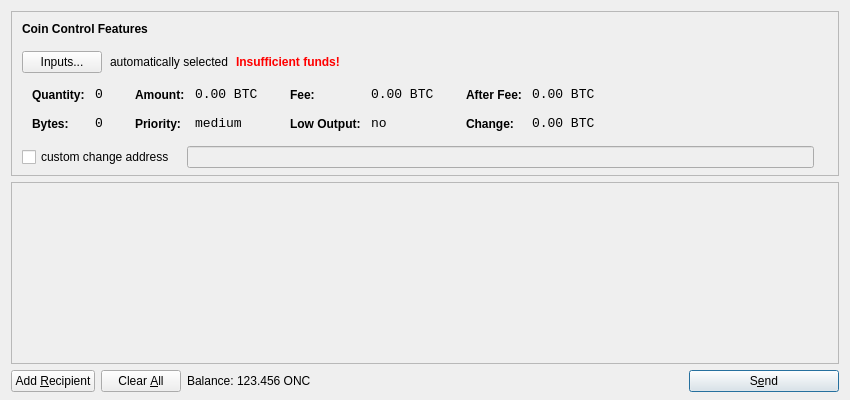
<?xml version="1.0" encoding="UTF-8"?>
<ui version="4.0">
 <class>SendCoinsDialog</class>
 <widget class="QDialog" name="SendCoinsDialog">
  <property name="geometry">
   <rect>
    <x>0</x>
    <y>0</y>
    <width>850</width>
    <height>400</height>
   </rect>
  </property>
  <property name="windowTitle">
   <string>Send Coins</string>
  </property>
  <layout class="QVBoxLayout" name="verticalLayout" stretch="0,1,0">
   <property name="bottomMargin">
    <number>8</number>
   </property>
   <item>
    <widget class="QFrame" name="frameCoinControl">
     <property name="sizePolicy">
      <sizepolicy hsizetype="Expanding" vsizetype="Expanding">
       <horstretch>0</horstretch>
       <verstretch>0</verstretch>
      </sizepolicy>
     </property>
     <property name="maximumSize">
      <size>
       <width>16777215</width>
       <height>16777215</height>
      </size>
     </property>
     <property name="frameShape">
      <enum>QFrame::StyledPanel</enum>
     </property>
     <property name="frameShadow">
      <enum>QFrame::Sunken</enum>
     </property>
     <layout class="QVBoxLayout" name="verticalLayoutCoinControl2">
      <property name="spacing">
       <number>-1</number>
      </property>
      <property name="leftMargin">
       <number>0</number>
      </property>
      <property name="topMargin">
       <number>0</number>
      </property>
      <property name="rightMargin">
       <number>0</number>
      </property>
      <property name="bottomMargin">
       <number>6</number>
      </property>
      <item>
       <layout class="QVBoxLayout" name="verticalLayoutCoinControl" stretch="0,0,0,0,1">
        <property name="spacing">
         <number>0</number>
        </property>
        <property name="leftMargin">
         <number>10</number>
        </property>
        <property name="topMargin">
         <number>10</number>
        </property>
        <item>
         <layout class="QHBoxLayout" name="horizontalLayoutCoinControl1">
          <property name="bottomMargin">
           <number>15</number>
          </property>
          <item>
           <widget class="QLabel" name="labelCoinControlFeatures">
            <property name="sizePolicy">
             <sizepolicy hsizetype="Preferred" vsizetype="Maximum">
              <horstretch>0</horstretch>
              <verstretch>0</verstretch>
             </sizepolicy>
            </property>
            <property name="font">
             <font>
              <weight>75</weight>
              <bold>true</bold>
             </font>
            </property>
            <property name="styleSheet">
             <string notr="true">font-weight:bold;</string>
            </property>
            <property name="text">
             <string>Coin Control Features</string>
            </property>
           </widget>
          </item>
         </layout>
        </item>
        <item>
         <layout class="QHBoxLayout" name="horizontalLayoutCoinControl2" stretch="0,0,0,0">
          <property name="spacing">
           <number>8</number>
          </property>
          <property name="bottomMargin">
           <number>10</number>
          </property>
          <item>
           <widget class="QPushButton" name="pushButtonCoinControl">
            <property name="styleSheet">
             <string notr="true"/>
            </property>
            <property name="text">
             <string>Inputs...</string>
            </property>
           </widget>
          </item>
          <item>
           <widget class="QLabel" name="labelCoinControlAutomaticallySelected">
            <property name="text">
             <string>automatically selected</string>
            </property>
            <property name="margin">
             <number>5</number>
            </property>
           </widget>
          </item>
          <item>
           <widget class="QLabel" name="labelCoinControlInsuffFunds">
            <property name="font">
             <font>
              <weight>75</weight>
              <bold>true</bold>
             </font>
            </property>
            <property name="styleSheet">
             <string notr="true">color:red;font-weight:bold;</string>
            </property>
            <property name="text">
             <string>Insufficient funds!</string>
            </property>
            <property name="margin">
             <number>5</number>
            </property>
           </widget>
          </item>
          <item>
           <spacer name="horizontalSpacerCoinControl">
            <property name="orientation">
             <enum>Qt::Horizontal</enum>
            </property>
            <property name="sizeHint" stdset="0">
             <size>
              <width>40</width>
              <height>1</height>
             </size>
            </property>
           </spacer>
          </item>
         </layout>
        </item>
        <item>
         <widget class="QWidget" name="widgetCoinControl" native="true">
          <property name="sizePolicy">
           <sizepolicy hsizetype="Preferred" vsizetype="Preferred">
            <horstretch>0</horstretch>
            <verstretch>0</verstretch>
           </sizepolicy>
          </property>
          <property name="minimumSize">
           <size>
            <width>0</width>
            <height>0</height>
           </size>
          </property>
          <property name="styleSheet">
           <string notr="true"/>
          </property>
          <layout class="QHBoxLayout" name="horizontalLayoutCoinControl5">
           <property name="margin">
            <number>0</number>
           </property>
           <item>
            <layout class="QHBoxLayout" name="horizontalLayoutCoinControl3" stretch="0,0,0,1">
             <property name="spacing">
              <number>20</number>
             </property>
             <property name="topMargin">
              <number>0</number>
             </property>
             <property name="bottomMargin">
              <number>10</number>
             </property>
             <item>
              <layout class="QFormLayout" name="formLayoutCoinControl1">
               <property name="horizontalSpacing">
                <number>10</number>
               </property>
               <property name="verticalSpacing">
                <number>14</number>
               </property>
               <property name="leftMargin">
                <number>10</number>
               </property>
               <property name="topMargin">
                <number>4</number>
               </property>
               <property name="rightMargin">
                <number>6</number>
               </property>
               <item row="0" column="0">
                <widget class="QLabel" name="labelCoinControlQuantityText">
                 <property name="styleSheet">
                  <string notr="true">font-weight:bold;</string>
                 </property>
                 <property name="text">
                  <string>Quantity:</string>
                 </property>
                 <property name="margin">
                  <number>0</number>
                 </property>
                </widget>
               </item>
               <item row="0" column="1">
                <widget class="QLabel" name="labelCoinControlQuantity">
                 <property name="font">
                  <font>
                   <family>Monospace</family>
                   <pointsize>10</pointsize>
                  </font>
                 </property>
                 <property name="cursor">
                  <cursorShape>IBeamCursor</cursorShape>
                 </property>
                 <property name="contextMenuPolicy">
                  <enum>Qt::ActionsContextMenu</enum>
                 </property>
                 <property name="text">
                  <string notr="true">0</string>
                 </property>
                 <property name="margin">
                  <number>0</number>
                 </property>
                 <property name="textInteractionFlags">
                  <set>Qt::LinksAccessibleByMouse|Qt::TextSelectableByKeyboard|Qt::TextSelectableByMouse</set>
                 </property>
                </widget>
               </item>
               <item row="1" column="0">
                <widget class="QLabel" name="labelCoinControlBytesText">
                 <property name="styleSheet">
                  <string notr="true">font-weight:bold;</string>
                 </property>
                 <property name="text">
                  <string>Bytes:</string>
                 </property>
                </widget>
               </item>
               <item row="1" column="1">
                <widget class="QLabel" name="labelCoinControlBytes">
                 <property name="font">
                  <font>
                   <family>Monospace</family>
                   <pointsize>10</pointsize>
                  </font>
                 </property>
                 <property name="cursor">
                  <cursorShape>IBeamCursor</cursorShape>
                 </property>
                 <property name="contextMenuPolicy">
                  <enum>Qt::ActionsContextMenu</enum>
                 </property>
                 <property name="text">
                  <string notr="true">0</string>
                 </property>
                 <property name="textInteractionFlags">
                  <set>Qt::LinksAccessibleByMouse|Qt::TextSelectableByKeyboard|Qt::TextSelectableByMouse</set>
                 </property>
                </widget>
               </item>
              </layout>
             </item>
             <item>
              <layout class="QFormLayout" name="formLayoutCoinControl2">
               <property name="horizontalSpacing">
                <number>10</number>
               </property>
               <property name="verticalSpacing">
                <number>14</number>
               </property>
               <property name="leftMargin">
                <number>6</number>
               </property>
               <property name="topMargin">
                <number>4</number>
               </property>
               <property name="rightMargin">
                <number>6</number>
               </property>
               <item row="0" column="0">
                <widget class="QLabel" name="labelCoinControlAmountText">
                 <property name="styleSheet">
                  <string notr="true">font-weight:bold;</string>
                 </property>
                 <property name="text">
                  <string>Amount:</string>
                 </property>
                 <property name="margin">
                  <number>0</number>
                 </property>
                </widget>
               </item>
               <item row="0" column="1">
                <widget class="QLabel" name="labelCoinControlAmount">
                 <property name="font">
                  <font>
                   <family>Monospace</family>
                   <pointsize>10</pointsize>
                  </font>
                 </property>
                 <property name="cursor">
                  <cursorShape>IBeamCursor</cursorShape>
                 </property>
                 <property name="contextMenuPolicy">
                  <enum>Qt::ActionsContextMenu</enum>
                 </property>
                 <property name="text">
                  <string notr="true">0.00 BTC</string>
                 </property>
                 <property name="textInteractionFlags">
                  <set>Qt::LinksAccessibleByMouse|Qt::TextSelectableByKeyboard|Qt::TextSelectableByMouse</set>
                 </property>
                </widget>
               </item>
               <item row="1" column="0">
                <widget class="QLabel" name="labelCoinControlPriorityText">
                 <property name="styleSheet">
                  <string notr="true">font-weight:bold;</string>
                 </property>
                 <property name="text">
                  <string>Priority:</string>
                 </property>
                </widget>
               </item>
               <item row="1" column="1">
                <widget class="QLabel" name="labelCoinControlPriority">
                 <property name="font">
                  <font>
                   <family>Monospace</family>
                   <pointsize>10</pointsize>
                  </font>
                 </property>
                 <property name="cursor">
                  <cursorShape>IBeamCursor</cursorShape>
                 </property>
                 <property name="contextMenuPolicy">
                  <enum>Qt::ActionsContextMenu</enum>
                 </property>
                 <property name="text">
                  <string>medium</string>
                 </property>
                 <property name="textInteractionFlags">
                  <set>Qt::LinksAccessibleByMouse|Qt::TextSelectableByKeyboard|Qt::TextSelectableByMouse</set>
                 </property>
                </widget>
               </item>
              </layout>
             </item>
             <item>
              <layout class="QFormLayout" name="formLayoutCoinControl3">
               <property name="horizontalSpacing">
                <number>10</number>
               </property>
               <property name="verticalSpacing">
                <number>14</number>
               </property>
               <property name="leftMargin">
                <number>6</number>
               </property>
               <property name="topMargin">
                <number>4</number>
               </property>
               <property name="rightMargin">
                <number>6</number>
               </property>
               <item row="0" column="0">
                <widget class="QLabel" name="labelCoinControlFeeText">
                 <property name="styleSheet">
                  <string notr="true">font-weight:bold;</string>
                 </property>
                 <property name="text">
                  <string>Fee:</string>
                 </property>
                 <property name="margin">
                  <number>0</number>
                 </property>
                </widget>
               </item>
               <item row="0" column="1">
                <widget class="QLabel" name="labelCoinControlFee">
                 <property name="font">
                  <font>
                   <family>Monospace</family>
                   <pointsize>10</pointsize>
                  </font>
                 </property>
                 <property name="cursor">
                  <cursorShape>IBeamCursor</cursorShape>
                 </property>
                 <property name="contextMenuPolicy">
                  <enum>Qt::ActionsContextMenu</enum>
                 </property>
                 <property name="text">
                  <string notr="true">0.00 BTC</string>
                 </property>
                 <property name="textInteractionFlags">
                  <set>Qt::LinksAccessibleByMouse|Qt::TextSelectableByKeyboard|Qt::TextSelectableByMouse</set>
                 </property>
                </widget>
               </item>
               <item row="1" column="0">
                <widget class="QLabel" name="labelCoinControlLowOutputText">
                 <property name="styleSheet">
                  <string notr="true">font-weight:bold;</string>
                 </property>
                 <property name="text">
                  <string>Low Output:</string>
                 </property>
                </widget>
               </item>
               <item row="1" column="1">
                <widget class="QLabel" name="labelCoinControlLowOutput">
                 <property name="font">
                  <font>
                   <family>Monospace</family>
                   <pointsize>10</pointsize>
                  </font>
                 </property>
                 <property name="cursor">
                  <cursorShape>IBeamCursor</cursorShape>
                 </property>
                 <property name="contextMenuPolicy">
                  <enum>Qt::ActionsContextMenu</enum>
                 </property>
                 <property name="text">
                  <string>no</string>
                 </property>
                 <property name="textInteractionFlags">
                  <set>Qt::LinksAccessibleByMouse|Qt::TextSelectableByKeyboard|Qt::TextSelectableByMouse</set>
                 </property>
                </widget>
               </item>
              </layout>
             </item>
             <item>
              <layout class="QFormLayout" name="formLayoutCoinControl4">
               <property name="horizontalSpacing">
                <number>10</number>
               </property>
               <property name="verticalSpacing">
                <number>14</number>
               </property>
               <property name="leftMargin">
                <number>6</number>
               </property>
               <property name="topMargin">
                <number>4</number>
               </property>
               <property name="rightMargin">
                <number>6</number>
               </property>
               <item row="0" column="0">
                <widget class="QLabel" name="labelCoinControlAfterFeeText">
                 <property name="styleSheet">
                  <string notr="true">font-weight:bold;</string>
                 </property>
                 <property name="text">
                  <string>After Fee:</string>
                 </property>
                 <property name="margin">
                  <number>0</number>
                 </property>
                </widget>
               </item>
               <item row="0" column="1">
                <widget class="QLabel" name="labelCoinControlAfterFee">
                 <property name="font">
                  <font>
                   <family>Monospace</family>
                   <pointsize>10</pointsize>
                  </font>
                 </property>
                 <property name="cursor">
                  <cursorShape>IBeamCursor</cursorShape>
                 </property>
                 <property name="contextMenuPolicy">
                  <enum>Qt::ActionsContextMenu</enum>
                 </property>
                 <property name="text">
                  <string notr="true">0.00 BTC</string>
                 </property>
                 <property name="textInteractionFlags">
                  <set>Qt::LinksAccessibleByMouse|Qt::TextSelectableByKeyboard|Qt::TextSelectableByMouse</set>
                 </property>
                </widget>
               </item>
               <item row="1" column="0">
                <widget class="QLabel" name="labelCoinControlChangeText">
                 <property name="styleSheet">
                  <string notr="true">font-weight:bold;</string>
                 </property>
                 <property name="text">
                  <string>Change:</string>
                 </property>
                </widget>
               </item>
               <item row="1" column="1">
                <widget class="QLabel" name="labelCoinControlChange">
                 <property name="font">
                  <font>
                   <family>Monospace</family>
                   <pointsize>10</pointsize>
                  </font>
                 </property>
                 <property name="cursor">
                  <cursorShape>IBeamCursor</cursorShape>
                 </property>
                 <property name="contextMenuPolicy">
                  <enum>Qt::ActionsContextMenu</enum>
                 </property>
                 <property name="text">
                  <string notr="true">0.00 BTC</string>
                 </property>
                 <property name="textInteractionFlags">
                  <set>Qt::LinksAccessibleByMouse|Qt::TextSelectableByKeyboard|Qt::TextSelectableByMouse</set>
                 </property>
                </widget>
               </item>
              </layout>
             </item>
            </layout>
           </item>
          </layout>
         </widget>
        </item>
        <item>
         <layout class="QHBoxLayout" name="horizontalLayoutCoinControl4" stretch="0,0,0">
          <property name="spacing">
           <number>12</number>
          </property>
          <property name="sizeConstraint">
           <enum>QLayout::SetDefaultConstraint</enum>
          </property>
          <property name="topMargin">
           <number>5</number>
          </property>
          <property name="rightMargin">
           <number>5</number>
          </property>
          <item>
           <widget class="QCheckBox" name="checkBoxCoinControlChange">
            <property name="text">
             <string>custom change address</string>
            </property>
           </widget>
          </item>
          <item>
           <widget class="QLineEdit" name="lineEditCoinControlChange">
            <property name="enabled">
             <bool>false</bool>
            </property>
            <property name="sizePolicy">
             <sizepolicy hsizetype="Expanding" vsizetype="Fixed">
              <horstretch>0</horstretch>
              <verstretch>0</verstretch>
             </sizepolicy>
            </property>
           </widget>
          </item>
          <item>
           <widget class="QLabel" name="labelCoinControlChangeLabel">
            <property name="sizePolicy">
             <sizepolicy hsizetype="Preferred" vsizetype="Expanding">
              <horstretch>0</horstretch>
              <verstretch>0</verstretch>
             </sizepolicy>
            </property>
            <property name="minimumSize">
             <size>
              <width>0</width>
              <height>0</height>
             </size>
            </property>
            <property name="text">
             <string/>
            </property>
            <property name="margin">
             <number>3</number>
            </property>
           </widget>
          </item>
         </layout>
        </item>
        <item>
         <spacer name="verticalSpacerCoinControl">
          <property name="orientation">
           <enum>Qt::Vertical</enum>
          </property>
          <property name="sizeHint" stdset="0">
           <size>
            <width>800</width>
            <height>1</height>
           </size>
          </property>
         </spacer>
        </item>
       </layout>
      </item>
     </layout>
    </widget>
   </item>
   <item>
    <widget class="QScrollArea" name="scrollArea">
     <property name="widgetResizable">
      <bool>true</bool>
     </property>
     <widget class="QWidget" name="scrollAreaWidgetContents">
      <property name="geometry">
       <rect>
        <x>0</x>
        <y>0</y>
        <width>830</width>
        <height>165</height>
       </rect>
      </property>
      <layout class="QVBoxLayout" name="verticalLayout_2">
       <property name="margin">
        <number>0</number>
       </property>
       <item>
        <layout class="QVBoxLayout" name="entries">
         <property name="spacing">
          <number>6</number>
         </property>
        </layout>
       </item>
       <item>
        <spacer name="verticalSpacer">
         <property name="orientation">
          <enum>Qt::Vertical</enum>
         </property>
         <property name="sizeHint" stdset="0">
          <size>
           <width>20</width>
           <height>40</height>
          </size>
         </property>
        </spacer>
       </item>
      </layout>
     </widget>
    </widget>
   </item>
   <item>
    <layout class="QHBoxLayout" name="horizontalLayout">
     <item>
      <widget class="QPushButton" name="addButton">
       <property name="toolTip">
        <string>Send to multiple recipients at once</string>
       </property>
       <property name="text">
        <string>Add &amp;Recipient</string>
       </property>
       <property name="icon">
        <iconset resource="../bitcoin.qrc">
         <normaloff>:/icons/add</normaloff>:/icons/add</iconset>
       </property>
       <property name="autoDefault">
        <bool>false</bool>
       </property>
      </widget>
     </item>
     <item>
      <widget class="QPushButton" name="clearButton">
       <property name="sizePolicy">
        <sizepolicy hsizetype="Minimum" vsizetype="Fixed">
         <horstretch>0</horstretch>
         <verstretch>0</verstretch>
        </sizepolicy>
       </property>
       <property name="toolTip">
        <string>Remove all transaction fields</string>
       </property>
       <property name="text">
        <string>Clear &amp;All</string>
       </property>
       <property name="icon">
        <iconset resource="../bitcoin.qrc">
         <normaloff>:/icons/remove</normaloff>:/icons/remove</iconset>
       </property>
       <property name="autoRepeatDelay">
        <number>300</number>
       </property>
       <property name="autoDefault">
        <bool>false</bool>
       </property>
      </widget>
     </item>
     <item>
      <layout class="QHBoxLayout" name="horizontalLayout_2">
       <property name="spacing">
        <number>3</number>
       </property>
       <item>
        <widget class="QLabel" name="label">
         <property name="text">
          <string>Balance:</string>
         </property>
        </widget>
       </item>
       <item>
        <widget class="QLabel" name="labelBalance">
         <property name="cursor">
          <cursorShape>IBeamCursor</cursorShape>
         </property>
         <property name="text">
          <string>123.456 ONC</string>
         </property>
         <property name="textInteractionFlags">
          <set>Qt::LinksAccessibleByMouse|Qt::TextSelectableByKeyboard|Qt::TextSelectableByMouse</set>
         </property>
        </widget>
       </item>
      </layout>
     </item>
     <item>
      <spacer name="horizontalSpacer">
       <property name="orientation">
        <enum>Qt::Horizontal</enum>
       </property>
       <property name="sizeHint" stdset="0">
        <size>
         <width>40</width>
         <height>20</height>
        </size>
       </property>
      </spacer>
     </item>
     <item>
      <widget class="QPushButton" name="sendButton">
       <property name="minimumSize">
        <size>
         <width>150</width>
         <height>0</height>
        </size>
       </property>
       <property name="toolTip">
        <string>Confirm the send action</string>
       </property>
       <property name="text">
        <string>S&amp;end</string>
       </property>
       <property name="icon">
        <iconset resource="../bitcoin.qrc">
         <normaloff>:/icons/send</normaloff>:/icons/send</iconset>
       </property>
       <property name="default">
        <bool>true</bool>
       </property>
      </widget>
     </item>
    </layout>
   </item>
  </layout>
 </widget>
 <resources>
  <include location="../bitcoin.qrc"/>
 </resources>
 <connections/>
</ui>
